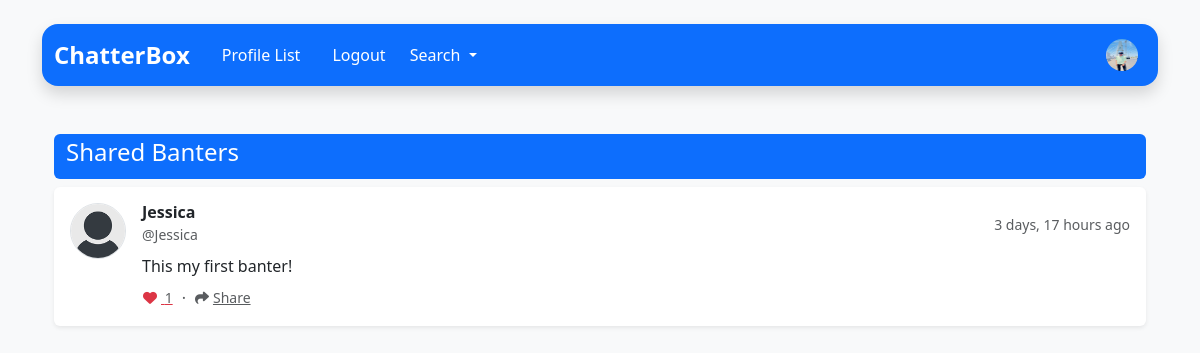
/banter_show/10 (signed in), run on the app's committed database.
### chatterbox/models.py (models this page shows, shortened)
class Profile(models.Model):
    user = models.OneToOneField(User, on_delete=models.CASCADE)
    follows = models.ManyToManyField('self', related_name='followed_by', symmetrical=False, blank=True)
    date_modified = models.DateTimeField(auto_now_add=True)
    profile_image = models.ImageField(upload_to='images/', blank=True, null=True)
    profile_bio  = models.CharField(null=True,blank=True,max_length=500)
    profile_link = models.CharField(null=True,blank=True,max_length=100)
    facebook_link = models.CharField(null=True,blank=True,max_length=100)
    instagram_link =models.CharField(null=True,blank=True,max_length=100)
    linkdlen_link = models.CharField(null=True,blank=True,max_length=100)

class Banter(models.Model):
    user = models.ForeignKey(User, related_name='banters', on_delete=models.DO_NOTHING)
    body = models.CharField(max_length=280)
    created = models.DateTimeField(auto_now_add=True)
    likes = models.ManyToManyField(User,related_name="banter_like",blank=True)
    def number_of_likes(self):
        return self.likes.count()

### chatterbox/views.py (the view)
# urls.py: path('banter_show/<int:pk>', views.banter_show, name='banter_show'),
def banter_show(request,pk):
	banter = get_object_or_404(Banter, id=pk)
	if banter:
		return render(request,"show_banter.html",{'banter':banter})
	else:
		messages.error(request, 'That Banter Does Not Exists...')
		return redirect('home')

### template/show_banter.html (shortened to what this page needs)
{% extends 'base.html' %}
{% load static %}
{% block content %}
<div class="row g-4">
    <div class="col">
        <div class="card-header bg-primary text-white  rounded mb-2 p-1">
        <h4 class="mb-2">
            Shared Banters
        </h4>
    </div>
        <div class="banter-list">
            <div class="banter-item bg-white rounded p-3 mb-3 shadow-sm">
                <div class="d-flex gap-3">
                    <div class="flex-shrink-0">
                        <a href="{% url 'profile' banter.user.id %}" class="text-decoration-none">
                            {% if banter.user.profile.profile_image %}
                            <img src="{{ banter.user.profile.profile_image.url }}"
                                 class="rounded-circle border avatar"
                                 width="56"
                                 height="56"
                                 alt="{{ banter.user.username }}">
                            {% else %}
                            <img src="{% static 'images/default_profile_pic.png' %}"
                                 class="rounded-circle border avatar"
                                 width="56"
                                 height="56"
                                 alt="{{ banter.user.username }}">
                            {% endif %}
                        </a>
                    </div>
                    <div class="flex-grow-1">
                        <div class="d-flex justify-content-between align-items-center mb-2">
                            <div>
                                <h6 class="mb-0 fw-bold text-dark">
                                    {{ banter.user.get_full_name|default:banter.user.username }}
                                </h6>
                                <small class="text-muted">@{{ banter.user.username }}</small>
                            </div>
                            <small class="text-muted">{{ banter.created|timesince }} ago</small>
                        </div>
                        <p class="mb-2 text-dark">{{ banter.body }}</p>
                        <div class="d-flex align-items-center gap-2">
                            <a href="{% url 'banter_like' banter.id %}" class="btn btn-sm btn-link text-danger p-0 action-link">
                                <i class="fa-heart {% if user in banter.likes.all %}fas{% else %}far{% endif %} me-1"></i>
                                <span class="text-muted">{{ banter.number_of_likes }}</span>
                            </a>
                            <span class="text-muted">·</span>
                            <a href="{% url 'banter_show' banter.id %}" class="btn btn-sm btn-link text-muted p-0 action-link">
                                <i class="fas fa-share me-1"></i>Share
                            </a>
                        </div>
                    </div>
                </div>
            </div>
        </div>
    </div>
</div>
{% endblock %}

### template/navbar.html (shortened to what this page needs)
{% load static %}
<div class="container py-4">
  <nav class="navbar navbar-expand-lg navbar-dark bg-primary rounded-4 mb-4 shadow">
    <div class="container-fluid">
      <a class="navbar-brand fw-bold fs-4 d-flex align-items-center" href="{% url 'home' %}">
        ChatterBox
      </a>
      <div class="collapse navbar-collapse" id="navbarContent">
        <ul class="navbar-nav me-auto mb-2 mb-lg-0">
          <li class="nav-item mx-2">
            <a class="nav-link text-white fw-medium hover-opacity-75 transition-all-200"
               href="{% url 'profile_list' %}">
              Profile List
            </a>
          </li>
          {% if request.user.is_authenticated %}
            <li class="nav-item mx-2">
              <a class="nav-link text-white fw-medium hover-opacity-75 transition-all-200"
                 href="{% url 'logout' %}">
                Logout
              </a>
            </li>
          {% endif %}
          <li class="nav-item dropdown">
            <a class="nav-link dropdown-toggle active" href="#" role="button" data-bs-toggle="dropdown" aria-expanded="false">
              Search
            </a>
        </ul>
        {% if request.user.is_authenticated %}
          {% if user.profile.profile_image %}
          <a class="nav-link text-white fw-medium hover-opacity-75 transition-all-200"
          href="{% url 'profile' request.user.id %}"><img src="{{user.profile.profile_image.url}} " alt="Logo" width="32" height="32" class="me-2 rounded-circle"></a>
          {% else %}
          <a class="nav-link text-white fw-medium hover-opacity-75 transition-all-200"
          href="{% url 'profile' request.user.id %}"><img src="{% static 'images/default_profile_pic.png' %} " alt="Logo" width="32" height="32" class="me-2 rounded-circle"></a>
          {% endif %}
        {% endif %}
      </div>
    </div>
  </nav>

### data on the page
Banter: user.get_full_name "Jessica", user.username "Jessica", created "3 days, 17 hours", body "This my first banter!", number_of_likes "1"
